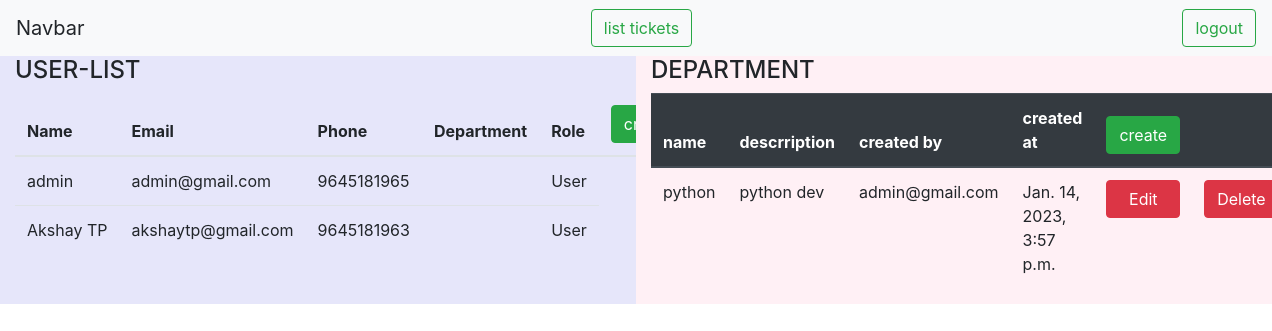
Page /home/ on the earlier database version.
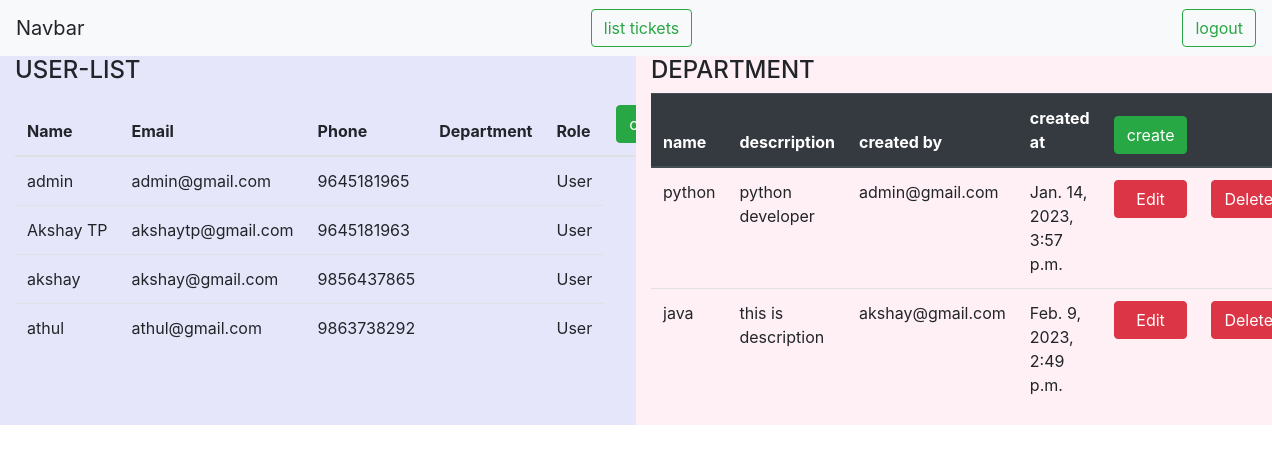
Same page on the later database version.
### accounts/models.py (models this page shows, shortened)
class Account(PermissionsMixin,AbstractBaseUser):
    name = models.CharField(max_length=100)
    email = models.EmailField(max_length=100,unique=True)
    Phone_Number = models.CharField(max_length=10,unique=True,null=True)
    Department = models.ForeignKey('department.Department',on_delete=models.CASCADE,related_name='department',null=True,blank=True)
    Created_by = models.CharField(max_length=100)
    Created_at = models.DateTimeField(auto_now_add=True)
    Last_Updated_at = models.DateTimeField(auto_now=True)
    is_admin = models.BooleanField(default=False)
    is_staff = models.BooleanField(default=False)
    is_active = models.BooleanField(default=True)
    is_superadmin = models.BooleanField(default=False)
    zendesk_id = models.CharField(max_length=100,null=True,blank=True)
    USERNAME_FIELD  ='email'
    REQUIRED_FIELDS =['name','Phone_Number']
    objects=AccountManager()
    def __str__(self):
        return self.email

### department/models.py (models this page shows, shortened)
class Department(models.Model):
    Name = models.CharField(max_length=200)
    Description = models.CharField(max_length=500)
    Created_by = models.ForeignKey('accounts.Account',on_delete=models.CASCADE,related_name='createdby')
    Created_at = models.DateTimeField(auto_now_add=True)
    Last_Updated_at = models.DateTimeField(auto_now=True)

### accounts/views.py (the view)
# urls.py: path('home/',views.home,name='home'),
def home(request):
    users = Account.objects.all()
    department = Department.objects.all()
    context = {'users':users,'department':department}
    return render(request,'home.html',context)

### templates/home.html (shortened to what this page needs)
<!doctype html>
<html lang="en">
  <head>
    <link rel="stylesheet" href="https://cdn.jsdelivr.net/npm/bootstrap@4.3.1/dist/css/bootstrap.min.css">
  </head>
  <body>
    <nav class="navbar navbar-light bg-light justify-content-between">
        <a class="navbar-brand">Navbar</a>
        <a href="{% url 'list' %}" class="btn btn-outline-success my-2 my-sm-0" type="submit">list tickets</a>
        <form class="form-inline">
          <a href="{% url 'logout' %}" class="btn btn-outline-success my-2 my-sm-0" type="submit">logout</a>
        </form>
      </nav>
    <div class="container-fluid">
        <div class="row">
            <div class="col-sm-6" style="background-color:lavender;">
                <h4>USER-LIST</h4>
                <table class="table text-nowrap">
                    <thead>
                        <tr>
                            <th class="border-top-0">Name</th>
                            <th class="border-top-0">Email</th>
                            <th class="border-top-0">Phone</th>
                            <th class="border-top-0">Department</th>
                            <th class="border-top-0">Role</th>
                            <th class="border-top-0"><a class="btn btn-success my-2 my-sm-0" href="{% url 'create_user' %}">create user</a></th>
                        </tr>
                    </thead>
                    <tbody>
                      {% for users in users %}
                        <tr>
                            <td>{{users.name}}</td>
                            <td>{{users.email}}</td>
                            <td>{{users.Phone_Number}}</td>
                            <td>{{users.Department_Name}}</td>
                            {% if user.is_admin %}
                            <td>Admin</td>
                            {% else %}
                            <td>User</td>
                            {% endif %}
                        </tr>
                        {% endfor %}
                    </tbody>
                </table>
            </div>
            <div class="col-sm-6" style="background-color:lavenderblush;">
                <h4>DEPARTMENT</h4>
                <table class="table">
                    <thead class="thead-dark">
                      <tr>
                        <th scope="col">name</th>
                        <th scope="col">descrription</th>
                        <th scope="col">created by</th>
                        <th scope="col">created at</th>
                        <th scope="col"><a class="btn btn-success my-2 my-sm-0" href="{% url 'create_department' %}">create</a></th>
                        <th scope="col"></th>
                      </tr>
                    </thead>
                    <tbody>
                        {% for department in department %}
                          <tr>
                              <td>{{department.Name}}</td>
                              <td>{{department.Description}}</td>
                              <td>{{department.Created_by}}</td>
                              <td>{{department.Created_at}}</td>
                              <td> <a href="{% url 'update_dep' department.id %}" target=""class="btn btn-danger  d-none d-md-block pull-right ms-3 hidden-xs hidden-sm waves-effect waves-light text-white">Edit</a> </td>
                              <td> <a href="{% url 'delete_dep' department.id %}" onclick ="return confirm('Are you sure you want to delete the item .?')" target=""class="btn btn-danger  d-none d-md-block pull-right ms-3 hidden-xs hidden-sm waves-effect waves-light text-white">Delete</a> </td>
                          </tr>
                          {% endfor %}
                      </tbody>
                  </table>
                </div>
          </div>
    </div>
  </body>
</html>

Differences in the rows shown:
added Account: name "akshay", email "akshay@gmail.com", Phone_Number "9856437865"
added Account: name "athul", email "athul@gmail.com", Phone_Number "9863738292"
changed Department "python": Description "python dev" → "python developer"
added Department: Name "java", Description "this is description", Created_by "akshay@gmail.com", Created_at "Feb. 9, 2023, 2:49 p.m."
